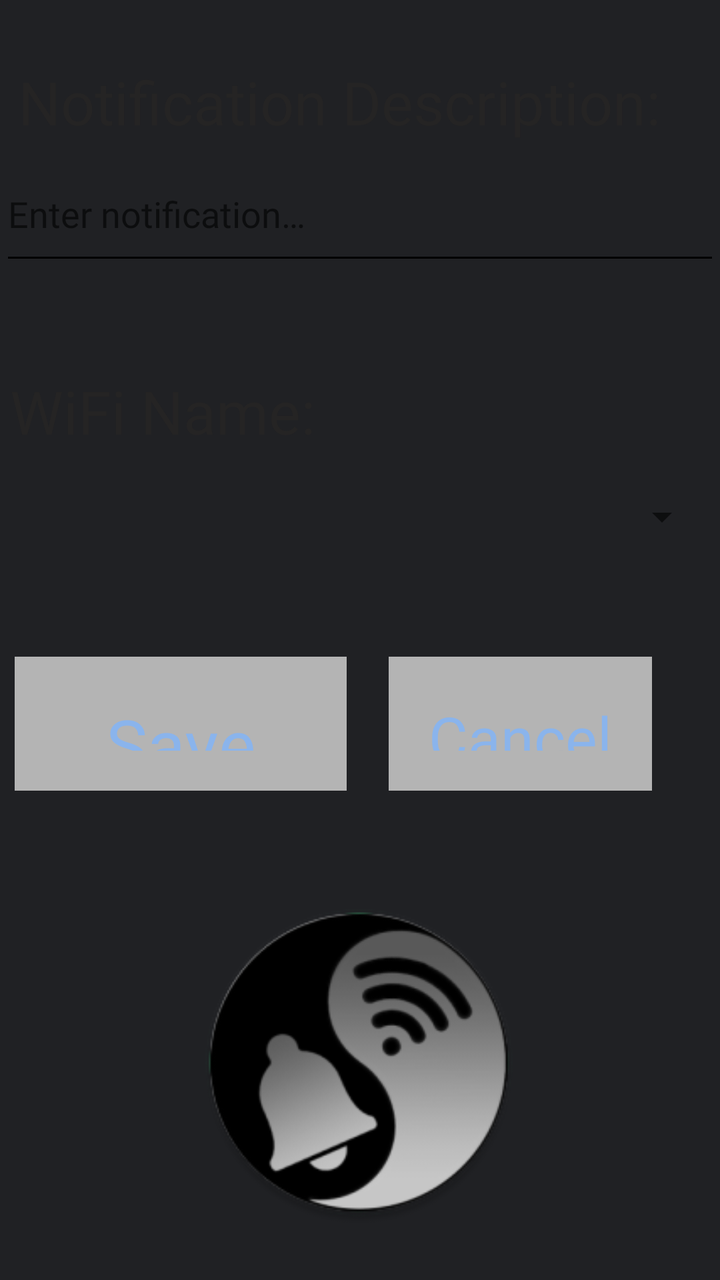
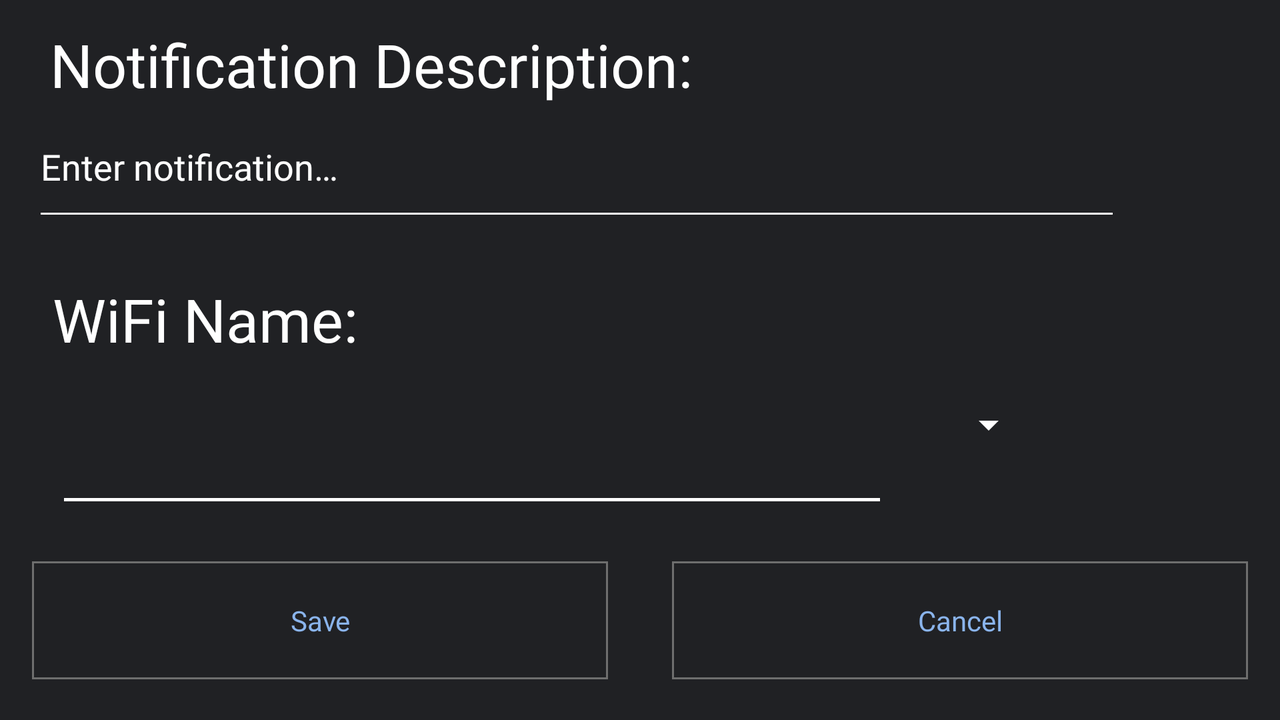

The same Android screen from two of the app's own layout files: first res/layout/ as a phone draws it, then the repository's variant for another configuration, drawn on a device whose configuration selects that folder. Both files follow.
<!-- AndroidManifest.xml: application theme AppTheme -->
<!-- res/layout/activity_add_notification.xml -->
<?xml version="1.0" encoding="utf-8"?>
<androidx.constraintlayout.widget.ConstraintLayout xmlns:android="http://schemas.android.com/apk/res/android"
    xmlns:app="http://schemas.android.com/apk/res-auto"
    xmlns:tools="http://schemas.android.com/tools"
    android:layout_width="match_parent"
    android:layout_height="match_parent"
    tools:context=".AddNotificationActivity">

    <androidx.constraintlayout.widget.Guideline
        android:id="@+id/guideline4"
        android:layout_width="wrap_content"
        android:layout_height="wrap_content"
        android:orientation="horizontal"
        app:layout_constraintGuide_percent="0.5" />

    <TextView
        android:id="@+id/textView2"
        android:layout_width="wrap_content"
        android:layout_height="wrap_content"
        android:text="@string/edit_content"
        android:textColor="#252424"
        android:textSize="30sp"
        app:layout_constraintBottom_toTopOf="@+id/guideline"
        app:layout_constraintEnd_toEndOf="parent"
        app:layout_constraintHorizontal_bias="0.233"
        app:layout_constraintStart_toStartOf="parent"
        app:layout_constraintTop_toTopOf="parent"
        app:layout_constraintVertical_bias="0.255" />

    <EditText
        android:id="@+id/ContentEditText"
        android:layout_width="360dp"
        android:layout_height="64dp"
        android:backgroundTint="#000000"
        android:ems="10"
        android:hint="@string/enter_content_hint"
        android:inputType="textPersonName"
        android:textCursorDrawable="@drawable/my_custom_cursor"
        app:layout_constraintBottom_toTopOf="@+id/guideline"
        app:layout_constraintEnd_toEndOf="parent"
        app:layout_constraintHorizontal_bias="0.49"
        app:layout_constraintStart_toStartOf="parent"
        app:layout_constraintTop_toTopOf="parent"
        app:layout_constraintVertical_bias="0.764" />

    <TextView
        android:id="@+id/textView3"
        android:layout_width="wrap_content"
        android:layout_height="wrap_content"
        android:text="@string/list_of_networks"
        android:textColor="#252424"
        android:textSize="30sp"
        app:layout_constraintBottom_toTopOf="@+id/guideline4"
        app:layout_constraintEnd_toEndOf="parent"
        app:layout_constraintHorizontal_bias="0.024"
        app:layout_constraintStart_toStartOf="parent"
        app:layout_constraintTop_toTopOf="@+id/guideline"
        app:layout_constraintVertical_bias="0.211" />

    <Spinner
        android:id="@+id/spinner_networks"
        android:layout_width="0dp"
        android:layout_height="56dp"
        android:layout_marginStart="5dp"
        android:layout_marginEnd="5dp"
        android:spinnerMode="dialog"
        app:layout_constraintBottom_toTopOf="@+id/guideline4"
        app:layout_constraintEnd_toEndOf="parent"
        app:layout_constraintHorizontal_bias="0.145"

        app:layout_constraintStart_toStartOf="parent"
        app:layout_constraintTop_toTopOf="@+id/guideline"
        app:layout_constraintVertical_bias="0.677" />

    <androidx.constraintlayout.widget.Guideline
        android:id="@+id/guideline8"
        android:layout_width="wrap_content"
        android:layout_height="wrap_content"
        android:orientation="vertical"
        app:layout_constraintGuide_percent="0.5" />

    <Button
        android:id="@+id/button5"
        android:layout_width="166dp"
        android:layout_height="67dp"
        android:layout_marginStart="10dp"
        android:layout_marginEnd="10dp"
        android:backgroundTint="#B4B4B4"
        android:onClick="saveButton"
        android:background="@drawable/custom_button"
        android:text="@string/save_button"
        android:textSize="35sp"
        app:layout_constraintBottom_toTopOf="@+id/guideline16"
        app:layout_constraintEnd_toStartOf="@+id/guideline8"
        app:layout_constraintHorizontal_bias="0.476"
        app:layout_constraintStart_toStartOf="parent"
        app:layout_constraintTop_toTopOf="@+id/guideline4" />

    <Button
        android:id="@+id/button6"
        android:layout_width="wrap_content"
        android:layout_height="67dp"
        android:layout_marginStart="10dp"
        android:layout_marginEnd="10dp"
        android:backgroundTint="#B4B4B4"
        android:onClick="cancelButton"
        android:background="@drawable/custom_button"
        android:text="@string/canceL_button"
        android:textSize="30sp"
        app:layout_constraintBottom_toTopOf="@+id/guideline16"
        app:layout_constraintEnd_toEndOf="parent"
        app:layout_constraintHorizontal_bias="0.157"
        app:layout_constraintStart_toStartOf="@+id/guideline8"
        app:layout_constraintTop_toTopOf="@+id/guideline4" />

    <androidx.constraintlayout.widget.Guideline
        android:id="@+id/guideline"
        android:layout_width="wrap_content"
        android:layout_height="wrap_content"
        android:orientation="horizontal"
        app:layout_constraintGuide_percent="0.25" />

    <ImageView
        android:id="@+id/imageView"
        android:layout_width="171dp"
        android:layout_height="162dp"
        app:layout_constraintBottom_toBottomOf="parent"
        app:layout_constraintEnd_toEndOf="parent"
        app:layout_constraintHorizontal_bias="0.497"
        app:layout_constraintStart_toStartOf="parent"
        app:layout_constraintTop_toTopOf="@+id/guideline16"
        app:layout_constraintVertical_bias="0.628"
        app:srcCompat="@drawable/logo_round" />

    <androidx.constraintlayout.widget.Guideline
        android:id="@+id/guideline16"
        android:layout_width="wrap_content"
        android:layout_height="wrap_content"
        android:orientation="horizontal"
        app:layout_constraintGuide_percent="0.63" />

</androidx.constraintlayout.widget.ConstraintLayout>
<!-- resources referenced by this layout -->
<resources>
  <!-- drawable custom_button (drawable) -->
  <?xml version="1.0" encoding="utf-8"?>
  <shape xmlns:android="http://schemas.android.com/apk/res/android" android:shape="rectangle">
      <stroke android:color="#6e6e6e" android:width="1dp"/>
  
  </shape>
  <!-- drawable logo_round: png bitmap (drawable-v24, 17231 bytes) -->
  <!-- drawable my_custom_cursor (drawable) -->
  <?xml version="1.0" encoding="utf-8"?>
  <shape xmlns:android="http://schemas.android.com/apk/res/android"     android:shape="rectangle" >
      <size android:width="0.5dp" />
      <solid android:color="#000000"/>!--Could be any color you want
  </shape>
  <string name="canceL_button">Cancel</string>
  <string name="edit_content">Notification Description:</string>
  <string name="enter_content_hint">Enter notification…</string>
  <string name="list_of_networks">WiFi Name:</string>
  <string name="save_button">Save</string>
  <style name="AppTheme" parent="Theme.AppCompat.Light.DarkActionBar">
          
          <item name="colorPrimary">#363739</item>
          <item name="colorPrimaryDark">#000000</item>
          <item name="colorAccent">@color/colorAccent</item>
          <item name="android:navigationBarColor">#000000</item>
          <item name="android:windowBackground">#202124</item>
          <item name="android:fontFamily">@font/main_font</item>
          <item name="buttonStyle">@style/ButtonStyles</item>
          <item name="android:textColorPrimary">#FFFFFF</item>
      </style>
  <style name="ButtonStyles" parent="Base.Widget.AppCompat.Button">
          <item name="android:background">#9e9e9e</item>
          <item name="android:textAllCaps">false</item>
          <item name="android:textSize">14sp</item>
          <item name="android:textColor">#8ab4ec</item>
          <item name="android:padding">20dp</item>
          <item name="android:stateListAnimator">@null</item>
  
      </style>
</resources>
<!-- res/layout-land/activity_add_notification.xml (the repository's variant of the layout above) -->
<!-- drawn on the phone turned sideways -->
<?xml version="1.0" encoding="utf-8"?>
<androidx.constraintlayout.widget.ConstraintLayout xmlns:android="http://schemas.android.com/apk/res/android"
    xmlns:app="http://schemas.android.com/apk/res-auto"
    xmlns:tools="http://schemas.android.com/tools"
    android:layout_width="match_parent"
    android:layout_height="match_parent"
    tools:context=".AddNotificationActivity">

    <androidx.constraintlayout.widget.Guideline
        android:id="@+id/guideline4"
        android:layout_width="wrap_content"
        android:layout_height="wrap_content"
        android:orientation="horizontal"
        app:layout_constraintGuide_percent="0.71" />

    <TextView
        android:id="@+id/textView2"
        android:layout_width="wrap_content"
        android:layout_height="wrap_content"
        android:layout_marginTop="12dp"
        android:text="@string/edit_content"
        android:textColor="#FFFFFF"
        android:textSize="30sp"
        app:layout_constraintEnd_toEndOf="parent"
        app:layout_constraintHorizontal_bias="0.078"
        app:layout_constraintStart_toStartOf="parent"
        app:layout_constraintTop_toTopOf="parent" />

    <EditText
        android:id="@+id/ContentEditText"
        android:layout_width="544dp"
        android:layout_height="67dp"
        android:layout_marginTop="3dp"
        android:backgroundTint="#FFFFFF"
        android:ems="10"
        android:hint="@string/enter_content_hint"
        android:inputType="textPersonName"
        android:textColorHint="#FFFFFF"
        android:textCursorDrawable="@drawable/my_custom_cursor"
        app:layout_constraintBottom_toTopOf="@+id/guideline"
        app:layout_constraintEnd_toEndOf="parent"
        app:layout_constraintHorizontal_bias="0.171"
        app:layout_constraintStart_toStartOf="parent"
        app:layout_constraintTop_toBottomOf="@+id/textView2" />

    <TextView
        android:id="@+id/textView3"
        android:layout_width="wrap_content"
        android:layout_height="wrap_content"
        android:text="@string/list_of_networks"
        android:textColor="#FFFFFF"
        android:textSize="30sp"
        app:layout_constraintBottom_toTopOf="@+id/guideline4"
        app:layout_constraintEnd_toEndOf="parent"
        app:layout_constraintHorizontal_bias="0.054"
        app:layout_constraintStart_toStartOf="parent"
        app:layout_constraintTop_toTopOf="@+id/guideline"
        app:layout_constraintVertical_bias="0.293" />

    <Spinner
        android:id="@+id/spinner_networks"
        android:layout_width="499dp"
        android:layout_height="59dp"
        android:backgroundTint="@android:color/white"
        android:spinnerMode="dropdown"
        app:layout_constraintBottom_toTopOf="@+id/guideline4"
        app:layout_constraintEnd_toEndOf="parent"
        app:layout_constraintHorizontal_bias="0.137"
        app:layout_constraintStart_toStartOf="parent"
        app:layout_constraintTop_toTopOf="@+id/guideline"
        app:layout_constraintVertical_bias="0.846" />

    <androidx.constraintlayout.widget.Guideline
        android:id="@+id/guideline8"
        android:layout_width="wrap_content"
        android:layout_height="wrap_content"
        android:orientation="vertical"
        app:layout_constraintGuide_percent="0.5" />

    <androidx.constraintlayout.widget.Guideline
        android:id="@+id/guideline"
        android:layout_width="wrap_content"
        android:layout_height="wrap_content"
        android:orientation="horizontal"
        app:layout_constraintGuide_percent="0.3" />

    <Button
        android:id="@+id/button"
        android:layout_width="0dp"
        android:layout_height="wrap_content"
        android:layout_marginStart="16dp"
        android:layout_marginTop="25dp"
        android:layout_marginEnd="16dp"
        android:background="@drawable/custom_button"
        android:onClick="saveButton"
        android:text="@string/save_button"
        app:layout_constraintEnd_toStartOf="@+id/guideline8"
        app:layout_constraintHorizontal_bias="0.0"
        app:layout_constraintStart_toStartOf="parent"
        app:layout_constraintTop_toTopOf="@+id/guideline4" />

    <Button
        android:id="@+id/button2"
        android:layout_width="0dp"
        android:layout_height="wrap_content"
        android:layout_marginStart="16dp"
        android:layout_marginTop="25dp"
        android:layout_marginEnd="16dp"
        android:background="@drawable/custom_button"
        android:onClick="cancelButton"
        android:text="@string/canceL_button"
        app:layout_constraintEnd_toEndOf="parent"
        app:layout_constraintHorizontal_bias="1.0"
        app:layout_constraintStart_toStartOf="@+id/guideline8"
        app:layout_constraintTop_toTopOf="@+id/guideline4" />

    <View
        android:id="@+id/border_line2"
        android:layout_width="0dp"
        android:layout_height="1.5dp"
        android:layout_marginStart="32dp"
        android:layout_marginTop="7dp"
        android:layout_marginEnd="200dp"
        android:background="#FFFFFF"
        app:layout_constraintEnd_toEndOf="parent"
        app:layout_constraintHorizontal_bias="0.0"
        app:layout_constraintStart_toStartOf="parent"
        app:layout_constraintTop_toBottomOf="@+id/spinner_networks" />

</androidx.constraintlayout.widget.ConstraintLayout>
<!-- resources referenced by the variant -->
<!-- as the phone turned sideways resolves them -->
<resources>
  <!-- drawable custom_button (drawable) -->
  <?xml version="1.0" encoding="utf-8"?>
  <shape xmlns:android="http://schemas.android.com/apk/res/android" android:shape="rectangle">
      <stroke android:color="#6e6e6e" android:width="1dp"/>
  
  </shape>
  <!-- drawable my_custom_cursor (drawable) -->
  <?xml version="1.0" encoding="utf-8"?>
  <shape xmlns:android="http://schemas.android.com/apk/res/android"     android:shape="rectangle" >
      <size android:width="0.5dp" />
      <solid android:color="#000000"/>!--Could be any color you want
  </shape>
  <string name="canceL_button">Cancel</string>
  <string name="edit_content">Notification Description:</string>
  <string name="enter_content_hint">Enter notification…</string>
  <string name="list_of_networks">WiFi Name:</string>
  <string name="save_button">Save</string>
  <style name="AppTheme" parent="Theme.AppCompat.Light.DarkActionBar">
          
          <item name="colorPrimary">#363739</item>
          <item name="colorPrimaryDark">#000000</item>
          <item name="colorAccent">@color/colorAccent</item>
          <item name="android:navigationBarColor">#000000</item>
          <item name="android:windowBackground">#202124</item>
          <item name="android:fontFamily">@font/main_font</item>
          <item name="buttonStyle">@style/ButtonStyles</item>
          <item name="android:textColorPrimary">#FFFFFF</item>
      </style>
  <style name="ButtonStyles" parent="Base.Widget.AppCompat.Button">
          <item name="android:background">#9e9e9e</item>
          <item name="android:textAllCaps">false</item>
          <item name="android:textSize">14sp</item>
          <item name="android:textColor">#8ab4ec</item>
          <item name="android:padding">20dp</item>
          <item name="android:stateListAnimator">@null</item>
  
      </style>
</resources>
